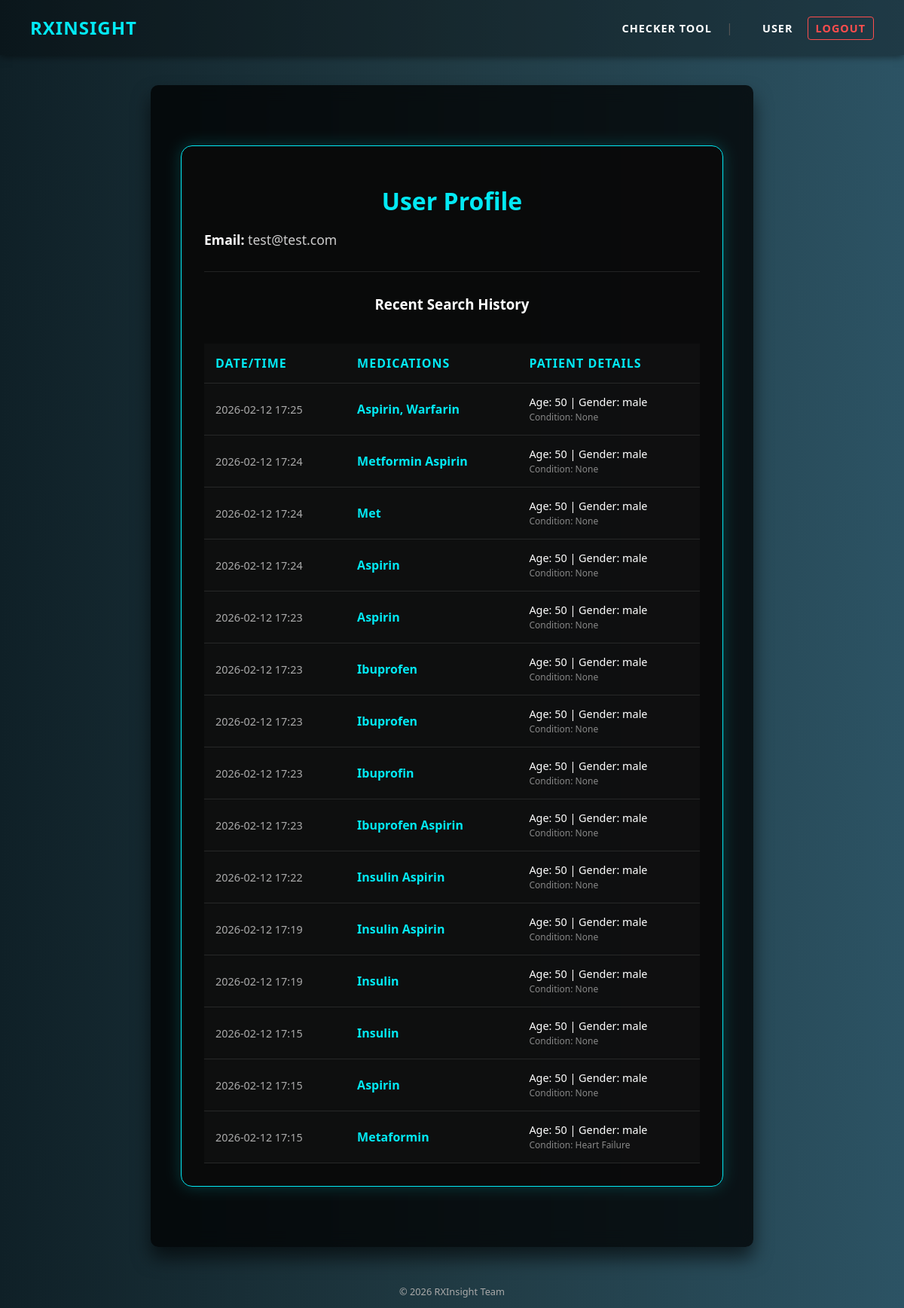
Page /user (signed in) on the committed database.
### app/models.py (models this page shows, shortened)
class User(UserMixin, db.Model):
    iduser = db.Column(db.Integer, primary_key=True)
    email = db.Column(db.String(120), index=True, unique=True, nullable=False)
    password = db.Column(db.String(128), nullable=False)

class SearchHistory(db.Model):
    id = db.Column(db.Integer, primary_key=True)
    user_id = db.Column(db.Integer, db.ForeignKey('user.iduser'), nullable=False)
    timestamp = db.Column(db.DateTime, index=True, default=lambda: datetime.now(timezone.utc))
    medications = db.Column(db.String(500), nullable=False)
    age = db.Column(db.Integer)
    gender = db.Column(db.String(20))
    condition = db.Column(db.String(200))

### app/routes.py (the view)
@app.route('/user')
@login_required
def user():
    history = SearchHistory.query.filter_by(user_id=current_user.iduser).order_by(SearchHistory.timestamp.desc()).all()
    return render_template('user.html', history=history, user=current_user)

### app/models.py (called while the page is built)
@login.user_loader
def load_user(id):
    return User.query.get(int(id))

### app/templates/user.html
{% extends "base.html" %}
{% block content %}
<div style="max-width: 900px; margin: 40px auto; padding: 30px; background: rgba(10, 10, 10, 0.9); border: 1px solid var(--primary-neon); border-radius: 15px; box-shadow: 0 0 20px rgba(0, 255, 255, 0.2);">
    <h1 style="color: var(--primary-neon); margin-bottom: 10px;">User Profile</h1>
    <p style="color: #ccc; font-size: 1.1em;">
        <strong style="color: white;">Email:</strong> {{ user.email }}
    </p>
    <hr style="border: 0; border-top: 1px solid rgba(255,255,255,0.1); margin: 30px 0;">
    <h3 style="color: var(--secondary-neon); margin-bottom: 20px;">Recent Search History</h3>
    {% if history %}
        <div style="overflow-x: auto;">
            <table style="width: 100%; border-collapse: collapse; color: white; background: rgba(255,255,255,0.02);">
                <thead>
                    <tr style="border-bottom: 2px solid var(--secondary-neon); text-align: left;">
                        <th style="padding: 15px;">Date/Time</th>
                        <th style="padding: 15px;">Medications</th>
                        <th style="padding: 15px;">Patient Details</th>
                    </tr>
                </thead>
                <tbody>
                    {% for item in history %}
                    <tr style="border-bottom: 1px solid rgba(255,255,255,0.05); transition: background 0.3s;" onmouseover="this.style.background='rgba(255,255,255,0.05)'" onmouseout="this.style.background='transparent'">
                        <td style="padding: 15px; font-size: 0.9em; color: #aaa;">
                            {{ item.timestamp.strftime('%Y-%m-%d %H:%M') }}
                        </td>
                        <td style="padding: 15px; font-weight: bold; color: var(--primary-neon);">
                            {{ item.medications }}
                        </td>
                        <td style="padding: 15px; font-size: 0.9em;">
                            <span style="color: #fff;">Age:</span> {{ item.age or '-' }} |
                            <span style="color: #fff;">Gender:</span> {{ item.gender or '-' }}<br>
                            <small style="color: #888;">Condition: {{ item.condition or 'None' }}</small>
                        </td>
                    </tr>
                    {% endfor %}
                </tbody>
            </table>
        </div>
    {% else %}
        <div style="text-align: center; padding: 40px; color: #666; border: 1px dashed #444; border-radius: 10px;">
            <p>No search history found yet. Start your first check!</p>
        </div>
    {% endif %}
</div>
{% endblock %}

### app/templates/base.html (shortened to what this page needs)
<!DOCTYPE html>
<html lang="en">
<head>
</head>
<body>
    <nav>
        <a href="{{ url_for('home') }}" class="nav-brand">RXInsight</a>
        <div>
            {% if current_user.is_authenticated %}
                <a href="{{ url_for('index') }}">Checker Tool</a>
                <span style="color: #555; margin: 0 15px;">|</span>
                <a href="{{ url_for('user') }}">user</a>
                <a href="{{ url_for('logout') }}" style="color: #ff4d4d; margin-left: 15px; border: 1px solid #ff4d4d; padding: 5px 10px; border-radius: 4px;">Logout</a>
            {% else %}
                <a href="{{ url_for('login') }}">Login</a>
                <a href="{{ url_for('register') }}" style="border: 1px solid var(--primary-neon); padding: 5px 15px; border-radius: 4px; margin-left: 15px;">Register</a>
            {% endif %}
        </div>
    </nav>
    <div class="container">
        {% block content %}{% endblock %}
    </div>
    <p style="margin-top: 50px; color: #aaa; font-size: 0.8em;">&copy; 2026 RXInsight Team</p>
</body>
</html>

### app/templates/base.html (style rules this page uses)
:root { --bg-gradient-1: #0f2027; --bg-gradient-2: #203a43; --bg-gradient-3: #2c5364; --primary-neon: #03e9f4; --text-color: #ffffff; --card-bg: rgba(0, 0, 0, 0.75); }
body { margin: 0; padding: 0; font-family: 'Segoe UI', sans-serif; background: linear-gradient(to right, var(--bg-gradient-1), var(--bg-gradient-2), var(--bg-gradient-3)); min-height: 100vh; display: flex; flex-direction: column; align-items: center; color: var(--text-color); }
nav { width: 100%; padding: 20px 40px; background: rgba(0,0,0,0.3); margin-bottom: 40px; box-shadow: 0 2px 10px rgba(0,0,0,0.5); box-sizing: border-box; display: flex; justify-content: space-between; align-items: center; }
nav a { color: var(--text-color); text-decoration: none; margin-left: 20px; font-weight: bold; transition: 0.3s; text-transform: uppercase; letter-spacing: 1px; font-size: 0.9em; }
.nav-brand { font-size: 1.5em; color: var(--primary-neon); text-decoration: none; margin-left: 0; }
.container { width: 90%; max-width: 800px; padding: 40px; background: var(--card-bg); box-sizing: border-box; box-shadow: 0 15px 25px rgba(0,0,0,0.6); border-radius: 10px; backdrop-filter: blur(10px); }
h1, h2, h3 { text-align: center; color: var(--primary-neon); }
table { width: 100%; border-collapse: collapse; margin-top: 20px; color: #fff; }
th, td { padding: 12px; text-align: left; border-bottom: 1px solid rgba(255,255,255,0.1); }
th { color: var(--primary-neon); text-transform: uppercase; letter-spacing: 1px; }

### rows in the picture
User: email "test@test.com"
SearchHistory: timestamp "2026-02-12 17:25", medications "Aspirin, Warfarin", age "50", gender "male", condition "None"
SearchHistory: timestamp "2026-02-12 17:24", medications "Metformin Aspirin", age "50", gender "male", condition "None"
SearchHistory: timestamp "2026-02-12 17:24", medications "Met", age "50", gender "male", condition "None"
SearchHistory: timestamp "2026-02-12 17:24", medications "Aspirin", age "50", gender "male", condition "None"
SearchHistory: timestamp "2026-02-12 17:23", medications "Aspirin", age "50", gender "male", condition "None"
SearchHistory: timestamp "2026-02-12 17:23", medications "Ibuprofen", age "50", gender "male", condition "None"
SearchHistory: timestamp "2026-02-12 17:23", medications "Ibuprofen", age "50", gender "male", condition "None"
SearchHistory: timestamp "2026-02-12 17:23", medications "Ibuprofin", age "50", gender "male", condition "None"
SearchHistory: timestamp "2026-02-12 17:23", medications "Ibuprofen Aspirin", age "50", gender "male", condition "None"
SearchHistory: timestamp "2026-02-12 17:22", medications "Insulin Aspirin", age "50", gender "male", condition "None"
SearchHistory: timestamp "2026-02-12 17:19", medications "Insulin Aspirin", age "50", gender "male", condition "None"
SearchHistory: timestamp "2026-02-12 17:19", medications "Insulin", age "50", gender "male", condition "None"
SearchHistory: timestamp "2026-02-12 17:15", medications "Insulin", age "50", gender "male", condition "None"
SearchHistory: timestamp "2026-02-12 17:15", medications "Aspirin", age "50", gender "male", condition "None"
SearchHistory: timestamp "2026-02-12 17:15", medications "Metaformin", age "50", gender "male", condition "Heart Failure"
